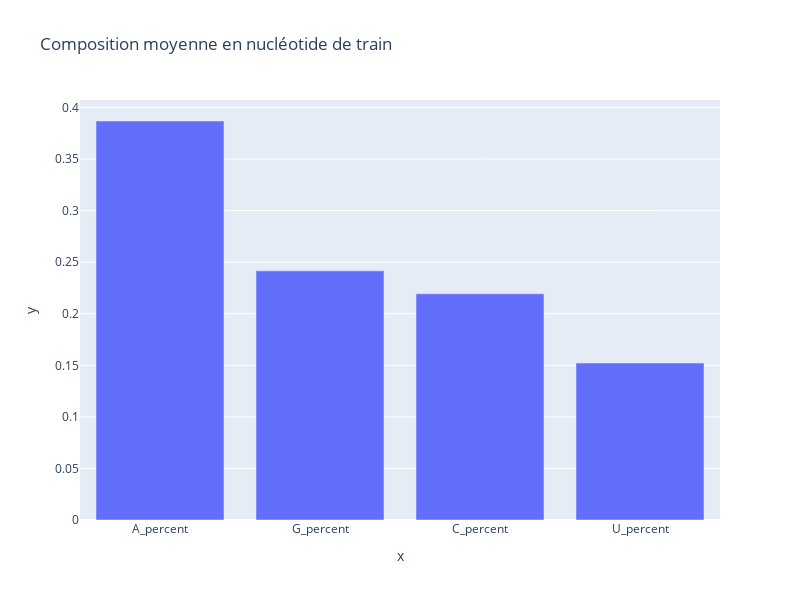

Notebook code for this chart:
### Code cell
import plotly.express as px

fig = px.bar(
    x= names, 
    y= values,
    orientation='v', 
    title='Composition moyenne en nucléotide de train', 
    height=600,
    width=800
)
fig.show()

### Figure 1 — Plotly figure (JSON) as saved in the notebook; plotly's stock layout.template omitted (floating-point values rounded to 4 significant figures)
{"data": [{"alignmentgroup": "True", "hovertemplate": "x=%{x}<br>y=%{y}<extra></extra>", "legendgroup": "", "marker": {"color": "#636efa"}, "name": "", "offsetgroup": "", "orientation": "v", "showlegend": false, "textposition": "auto", "type": "bar", "x": ["A_percent", "G_percent", "C_percent", "U_percent"], "xaxis": "x", "y": [0.3869, 0.2416, 0.2194, 0.1522], "yaxis": "y"}], "layout": {"barmode": "relative", "height": 600, "legend": {"tracegroupgap": 0}, "title": {"text": "Composition moyenne en nucléotide de train"}, "width": 800, "xaxis": {"anchor": "y", "domain": [0, 1], "title": {"text": "x"}}, "yaxis": {"anchor": "x", "domain": [0, 1], "title": {"text": "y"}}}}
